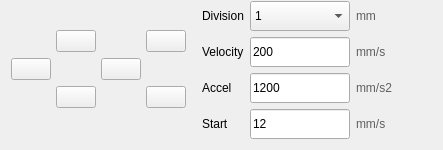
                       <widget class="QWidget" name="wgControlButton" native="true">
                        <property name="maximumSize">
                         <size>
                          <width>16777215</width>
                          <height>16777215</height>
                         </size>
                        </property>
                        <layout class="QHBoxLayout" name="horizontalLayout_6">
                         <property name="topMargin">
                          <number>1</number>
                         </property>
                         <item>
                          <layout class="QGridLayout" name="gridLayout_2">
                           <property name="spacing">
                            <number>5</number>
                           </property>
                           <item row="1" column="3">
                            <widget class="QPushButton" name="pbBackward">
                             <property name="toolTip">
                              <string>Backward (shift + s)</string>
                             </property>
                             <property name="statusTip">
                              <string/>
                             </property>
                             <property name="text">
                              <string/>
                             </property>
                             <property name="icon">
                              <iconset resource="resource.qrc">
                               <normaloff>:/icon/icons8-expand-arrow-48.png</normaloff>:/icon/icons8-expand-arrow-48.png</iconset>
                             </property>
                             <property name="iconSize">
                              <size>
                               <width>40</width>
                               <height>40</height>
                              </size>
                             </property>
                             <property name="shortcut">
                              <string>Shift+S</string>
                             </property>
                            </widget>
                           </item>
                           <item row="0" column="3">
                            <widget class="QPushButton" name="pbForward">
                             <property name="toolTip">
                              <string>Forward (Shift + w)</string>
                             </property>
                             <property name="statusTip">
                              <string/>
                             </property>
                             <property name="styleSheet">
                              <string notr="true"/>
                             </property>
                             <property name="text">
                              <string/>
                             </property>
                             <property name="icon">
                              <iconset resource="resource.qrc">
                               <normaloff>:/icon/icons8-collapse-arrow-48.png</normaloff>:/icon/icons8-collapse-arrow-48.png</iconset>
                             </property>
                             <property name="iconSize">
                              <size>
                               <width>40</width>
                               <height>40</height>
                              </size>
                             </property>
                             <property name="shortcut">
                              <string>Shift+W</string>
                             </property>
                            </widget>
                           </item>
                           <item row="0" column="2" rowspan="2">
                            <widget class="QPushButton" name="pbLeft">
                             <property name="toolTip">
                              <string>Left (shift + w)</string>
                             </property>
                             <property name="statusTip">
                              <string/>
                             </property>
                             <property name="text">
                              <string/>
                             </property>
                             <property name="icon">
                              <iconset resource="resource.qrc">
                               <normaloff>:/icon/icons8-back-48.png</normaloff>:/icon/icons8-back-48.png</iconset>
                             </property>
                             <property name="iconSize">
                              <size>
                               <width>40</width>
                               <height>40</height>
                              </size>
                             </property>
                             <property name="shortcut">
                              <string>Shift+A</string>
                             </property>
                            </widget>
                           </item>
                           <item row="0" column="5">
                            <widget class="QPushButton" name="pbUp">
                             <property name="toolTip">
                              <string>Up (shift + r)</string>
                             </property>
                             <property name="statusTip">
                              <string/>
                             </property>
                             <property name="text">
                              <string/>
                             </property>
                             <property name="icon">
                              <iconset resource="resource.qrc">
                               <normaloff>:/icon/icons8-collapse-arrow-48.png</normaloff>:/icon/icons8-collapse-arrow-48.png</iconset>
                             </property>
                             <property name="iconSize">
                              <size>
                               <width>40</width>
                               <height>40</height>
                              </size>
                             </property>
                             <property name="shortcut">
                              <string>Shift+R</string>
                             </property>
                            </widget>
                           </item>
                           <item row="0" column="4" rowspan="2">
                            <widget class="QPushButton" name="pbRight">
                             <property name="toolTip">
                              <string>Right (Shift +d)</string>
                             </property>
                             <property name="statusTip">
                              <string/>
                             </property>
                             <property name="text">
                              <string/>
                             </property>
                             <property name="icon">
                              <iconset resource="resource.qrc">
                               <normaloff>:/icon/icons8-forward-48.png</normaloff>:/icon/icons8-forward-48.png</iconset>
                             </property>
                             <property name="iconSize">
                              <size>
                               <width>40</width>
                               <height>40</height>
                              </size>
                             </property>
                             <property name="shortcut">
                              <string>Shift+D</string>
                             </property>
                            </widget>
                           </item>
                           <item row="1" column="5">
                            <widget class="QPushButton" name="pbDown">
                             <property name="toolTip">
                              <string>Down (shift + f)</string>
                             </property>
                             <property name="statusTip">
                              <string/>
                             </property>
                             <property name="text">
                              <string/>
                             </property>
                             <property name="icon">
                              <iconset resource="resource.qrc">
                               <normaloff>:/icon/icons8-expand-arrow-48.png</normaloff>:/icon/icons8-expand-arrow-48.png</iconset>
                             </property>
                             <property name="iconSize">
                              <size>
                               <width>40</width>
                               <height>40</height>
                              </size>
                             </property>
                             <property name="shortcut">
                              <string>Shift+F</string>
                             </property>
                            </widget>
                           </item>
                          </layout>
                         </item>
                         <item>
                          <layout class="QGridLayout" name="gridLayout" rowstretch="0,0,0,0">
                           <property name="leftMargin">
                            <number>10</number>
                           </property>
                           <property name="rightMargin">
                            <number>0</number>
                           </property>
                           <item row="0" column="0">
                            <widget class="QLabel" name="label_33">
                             <property name="maximumSize">
                              <size>
                               <width>60</width>
                               <height>16777215</height>
                              </size>
                             </property>
                             <property name="text">
                              <string>Division</string>
                             </property>
                            </widget>
                           </item>
                           <item row="3" column="1">
                            <widget class="QLineEdit" name="leAccel_2">
                             <property name="minimumSize">
                              <size>
                               <width>0</width>
                               <height>30</height>
                              </size>
                             </property>
                             <property name="maximumSize">
                              <size>
                               <width>100</width>
                               <height>16777215</height>
                              </size>
                             </property>
                             <property name="text">
                              <string>12</string>
                             </property>
                            </widget>
                           </item>
                           <item row="0" column="2">
                            <widget class="QLabel" name="label_28">
                             <property name="styleSheet">
                              <string notr="true">color: rgb(95, 95, 95);</string>
                             </property>
                             <property name="text">
                              <string>mm</string>
                             </property>
                            </widget>
                           </item>
                           <item row="1" column="1">
                            <widget class="QLineEdit" name="leVelocity">
                             <property name="minimumSize">
                              <size>
                               <width>0</width>
                               <height>30</height>
                              </size>
                             </property>
                             <property name="maximumSize">
                              <size>
                               <width>100</width>
                               <height>16777215</height>
                              </size>
                             </property>
                             <property name="text">
                              <string>200</string>
                             </property>
                            </widget>
                           </item>
                           <item row="0" column="1">
                            <widget class="QComboBox" name="cbDivision">
                             <property name="minimumSize">
                              <size>
                               <width>0</width>
                               <height>30</height>
                              </size>
                             </property>
                             <property name="maximumSize">
                              <size>
                               <width>100</width>
                               <height>16777215</height>
                              </size>
                             </property>
                             <property name="currentText">
                              <string>1</string>
                             </property>
                             <property name="currentIndex">
                              <number>1</number>
                             </property>
                             <item>
                              <property name="text">
                               <string>0.5</string>
                              </property>
                             </item>
                             <item>
                              <property name="text">
                               <string>1</string>
                              </property>
                             </item>
                             <item>
                              <property name="text">
                               <string>5</string>
                              </property>
                             </item>
                             <item>
                              <property name="text">
                               <string>10</string>
                              </property>
                             </item>
                             <item>
                              <property name="text">
                               <string>50</string>
                              </property>
                             </item>
                             <item>
                              <property name="text">
                               <string>100</string>
                              </property>
                             </item>
                            </widget>
                           </item>
                           <item row="3" column="2">
                            <widget class="QLabel" name="label_63">
                             <property name="styleSheet">
                              <string notr="true">color: rgb(95, 95, 95);</string>
                             </property>
                             <property name="text">
                              <string>mm/s</string>
                             </property>
                            </widget>
                           </item>
                           <item row="1" column="0">
                            <widget class="QLabel" name="label_29">
                             <property name="maximumSize">
                              <size>
                               <width>60</width>
                               <height>16777215</height>
                              </size>
                             </property>
                             <property name="text">
                              <string>Velocity</string>
                             </property>
                            </widget>
                           </item>
                           <item row="2" column="2">
                            <widget class="QLabel" name="label_32">
                             <property name="styleSheet">
                              <string notr="true">color: rgb(95, 95, 95);</string>
                             </property>
                             <property name="text">
                              <string>mm/s2</string>
                             </property>
                            </widget>
                           </item>
                           <item row="2" column="1">
                            <widget class="QLineEdit" name="leAccel">
                             <property name="minimumSize">
                              <size>
                               <width>0</width>
                               <height>30</height>
                              </size>
                             </property>
                             <property name="maximumSize">
                              <size>
                               <width>100</width>
                               <height>16777215</height>
                              </size>
                             </property>
                             <property name="text">
                              <string>1200</string>
                             </property>
                            </widget>
                           </item>
                           <item row="3" column="0">
                            <widget class="QLabel" name="label_62">
                             <property name="maximumSize">
                              <size>
                               <width>60</width>
                               <height>16777215</height>
                              </size>
                             </property>
                             <property name="text">
                              <string>Start</string>
                             </property>
                            </widget>
                           </item>
                           <item row="1" column="2">
                            <widget class="QLabel" name="label_30">
                             <property name="styleSheet">
                              <string notr="true">color: rgb(95, 95, 95);</string>
                             </property>
                             <property name="text">
                              <string>mm/s</string>
                             </property>
                            </widget>
                           </item>
                           <item row="2" column="0">
                            <widget class="QLabel" name="label_31">
                             <property name="maximumSize">
                              <size>
                               <width>60</width>
                               <height>16777215</height>
                              </size>
                             </property>
                             <property name="text">
                              <string>Accel</string>
                             </property>
                            </widget>
                           </item>
                          </layout>
                         </item>
                         <item>
                          <spacer name="horizontalSpacer_61">
                           <property name="orientation">
                            <enum>Qt::Horizontal</enum>
                           </property>
                           <property name="sizeHint" stdset="0">
                            <size>
                             <width>40</width>
                             <height>20</height>
                            </size>
                           </property>
                          </spacer>
                         </item>
                        </layout>
                       </widget>
